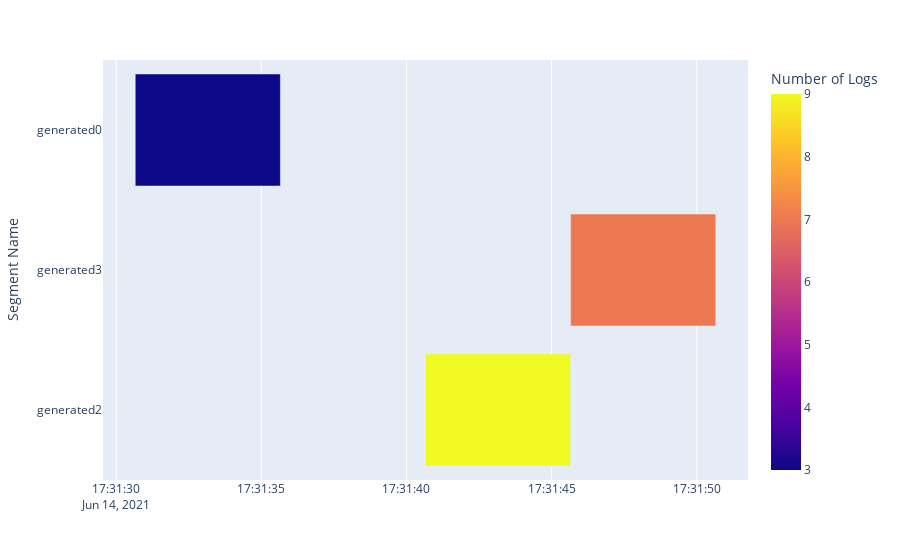

This figure's notebook cell:
### Code cell
display_segments(segments)

### Figure 1 — Plotly figure (JSON) as saved in the notebook; plotly's stock layout.template omitted (floating-point values rounded to 4 significant figures)
{"data": [{"alignmentgroup": "True", "base": ["2021-06-14 17:31:30.656000", "2021-06-14 17:31:45.656000", "2021-06-14 17:31:40.656000"], "hovertemplate": "Start Time=%{base}<br>End Time=%{x}<br>Segment Name=%{y}<br>Number of Logs=%{marker.color}<extra></extra>", "legendgroup": "", "marker": {"color": [3, 7, 9], "coloraxis": "coloraxis"}, "name": "", "offsetgroup": "", "orientation": "h", "showlegend": false, "textposition": "auto", "type": "bar", "x": [5000, 5000, 5000], "xaxis": "x", "y": ["generated0", "generated3", "generated2"], "yaxis": "y"}], "layout": {"barmode": "overlay", "coloraxis": {"colorbar": {"title": {"text": "Number of Logs"}}, "colorscale": [[0, "#0d0887"], [0.1111, "#46039f"], [0.2222, "#7201a8"], [0.3333, "#9c179e"], [0.4444, "#bd3786"], [0.5556, "#d8576b"], [0.6667, "#ed7953"], [0.7778, "#fb9f3a"], [0.8889, "#fdca26"], [1, "#f0f921"]]}, "legend": {"tracegroupgap": 0}, "margin": {"t": 60}, "xaxis": {"anchor": "y", "domain": [0, 1], "type": "date"}, "yaxis": {"anchor": "x", "autorange": "reversed", "domain": [0, 1], "title": {"text": "Segment Name"}}}}
